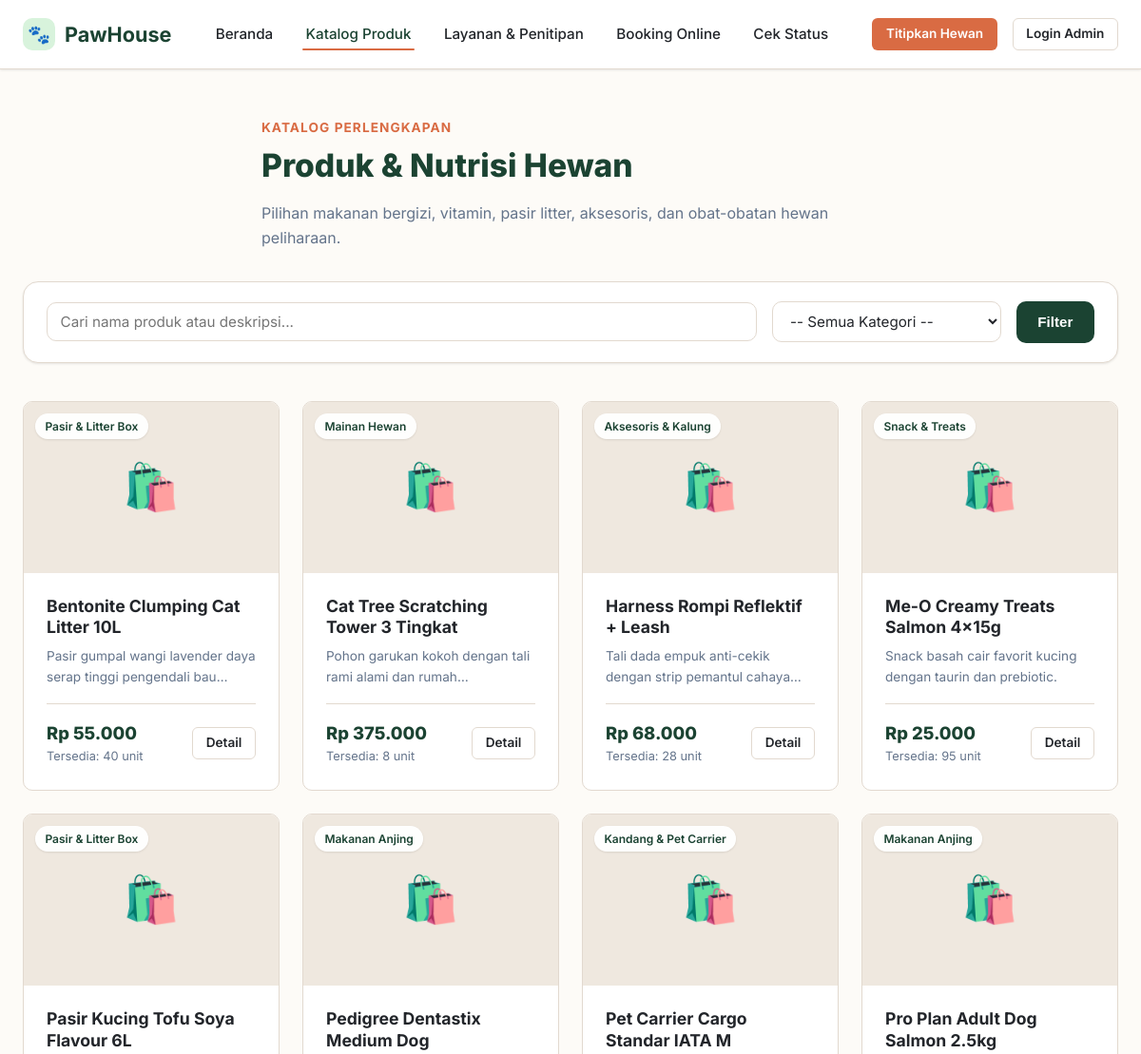
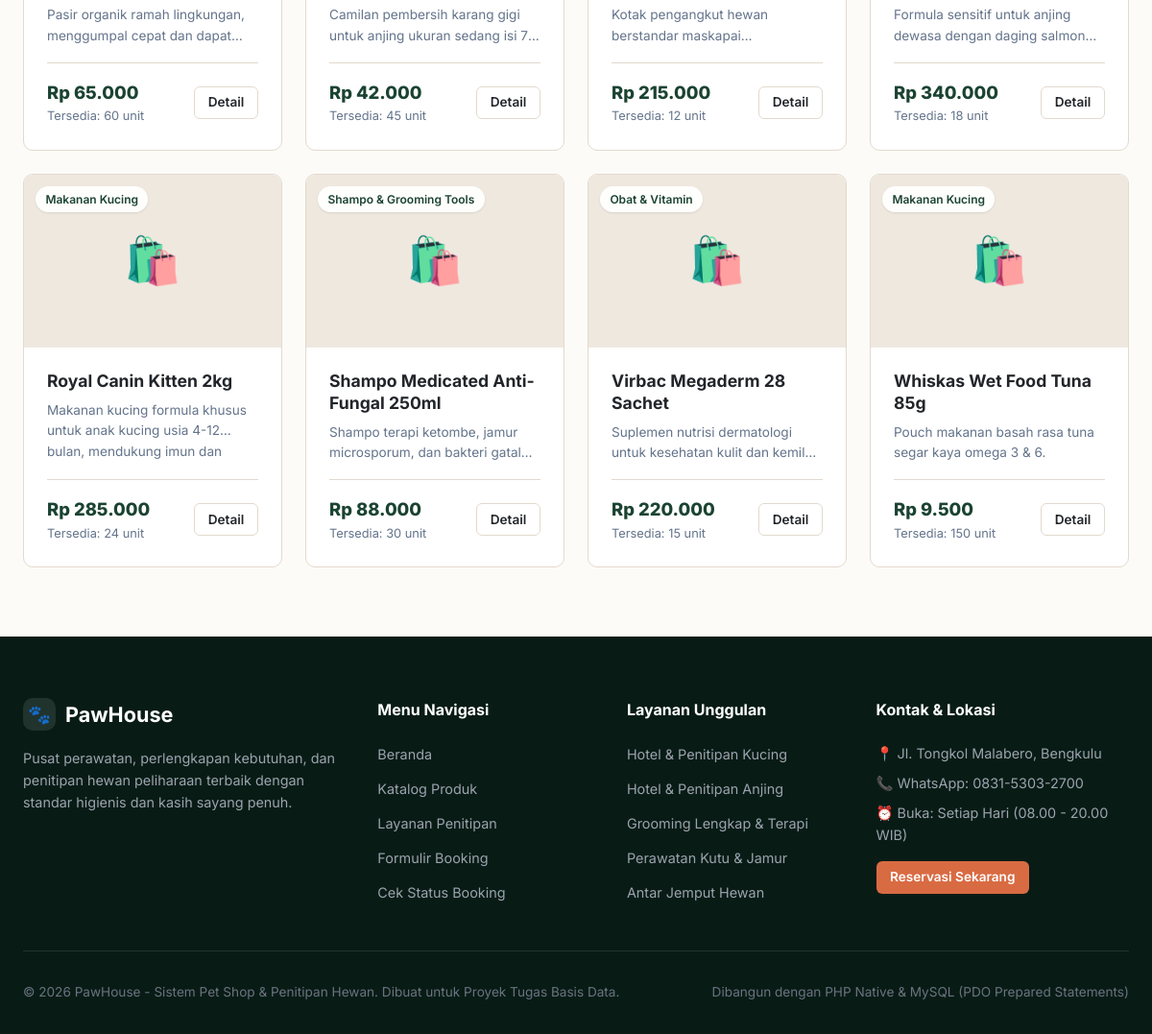
Screenshot of /public/products.php with the database file from the repository (2 pictures, top to bottom).
### tables this page shows
CREATE TABLE `products` (
  `id` INT AUTO_INCREMENT PRIMARY KEY,
  `category_id` INT NOT NULL,
  `name` VARCHAR(150) NOT NULL,
  `description` TEXT NULL,
  `price` DECIMAL(12,2) NOT NULL,
  `stock` INT NOT NULL DEFAULT 0,
  `image` VARCHAR(255) NULL,
  `created_at` TIMESTAMP DEFAULT CURRENT_TIMESTAMP,
  CONSTRAINT `fk_products_category` FOREIGN KEY (`category_id`) 
    REFERENCES `categories` (`id`) ON UPDATE CASCADE ON DELETE RESTRICT
);

CREATE TABLE `categories` (
  `id` INT AUTO_INCREMENT PRIMARY KEY,
  `name` VARCHAR(100) NOT NULL,
  `description` TEXT NULL,
  `created_at` TIMESTAMP DEFAULT CURRENT_TIMESTAMP
);

### config/database.php (called while the page is built, shortened)
<?php
function base_url(string $path = ''): string {
    return BASE_URL . ($path ? '/' . ltrim($path, '/') : '');
}

### includes/functions.php (called while the page is built, shortened)
<?php
function e(?string $value): string {
    return htmlspecialchars((string)$value, ENT_QUOTES, 'UTF-8');
}
function format_rupiah($amount): string {
    return 'Rp ' . number_format((float)$amount, 0, ',', '.');
}

### public/products.php (the view, shortened to what this page needs)
<?php
require_once __DIR__ . '/../config/database.php';
require_once __DIR__ . '/../includes/functions.php';
$pdo = db();
$search = trim($_GET['q'] ?? '');
$sql = "
    SELECT p.*, c.name AS category_name
    FROM products p
    JOIN categories c ON p.category_id = c.id
    WHERE 1=1
";
$params = [];
$sql .= " ORDER BY p.name ASC";
$stmt = $pdo->prepare($sql);
$stmt->execute($params);
$products = $stmt->fetchAll();
require_once __DIR__ . '/../includes/header.php';
?>
<div class="section" style="padding-top: 3rem;">
    <div class="container">
        <div class="section-header" style="text-align: left; margin-bottom: 2rem;">
            <span class="section-subtitle">Katalog Perlengkapan</span>
            <h1 class="section-title">Produk & Nutrisi Hewan</h1>
            <p class="section-desc">Pilihan makanan bergizi, vitamin, pasir litter, aksesoris, dan obat-obatan hewan peliharaan.</p>
        </div>
        <div class="form-card" style="padding: 1.25rem 1.5rem; margin-bottom: 2.5rem;">
            <form action="<?= base_url('public/products.php') ?>" method="GET" style="display: flex; gap: 1rem; flex-wrap: wrap; align-items: center;">
                <div style="flex: 1; min-width: 240px;">
                    <input type="text" name="q" class="form-control" placeholder="Cari nama produk atau deskripsi..." value="<?= e($search) ?>">
                </div>
                <div style="min-width: 200px;">
                    <select name="category_id" class="form-control">
                        <option value="">-- Semua Kategori --</option>
                    </select>
                </div>
                <button type="submit" class="btn btn-primary">Filter</button>
            </form>
        </div>
        <?php if (empty($products)): ?>
            <div class="card" style="padding: 4rem 2rem; text-align: center; color: var(--color-text-muted);">
                <div style="font-size: 3rem; margin-bottom: 1rem;">🔍</div>
                <h3 style="color: var(--color-primary); margin-bottom: 0.5rem;">Produk Tidak Ditemukan</h3>
                <p>Tidak ada produk yang cocok dengan kata kunci pencarian atau kategori yang Anda pilih.</p>
                <div style="margin-top: 1.5rem;">
                    <a href="<?= base_url('public/products.php') ?>" class="btn btn-primary btn-sm">Lihat Semua Produk</a>
                </div>
            </div>
        <?php else: ?>
            <div class="grid-4">
                <?php foreach ($products as $prod): ?>
                    <div class="card product-card">
                        <div class="card-thumb">
                            <span class="category-pill"><?= e($prod['category_name']) ?></span>
                            <div class="product-thumb-placeholder">🛍️</div>
                        </div>
                        <div class="card-body">
                            <h3 class="product-title"><?= e($prod['name']) ?></h3>
                            <p class="product-desc"><?= e($prod['description']) ?></p>
                            <div class="product-meta">
                                <div>
                                    <div class="product-price"><?= format_rupiah($prod['price']) ?></div>
                                    <div class="product-stock">Tersedia: <?= e($prod['stock']) ?> unit</div>
                                </div>
                                <a href="<?= base_url('public/product-detail.php?id=' . $prod['id']) ?>" class="btn btn-outline btn-sm">Detail</a>
                            </div>
                        </div>
                    </div>
                <?php endforeach; ?>
            </div>
        <?php endif; ?>
    </div>
</div>
<?php require_once __DIR__ . '/../includes/footer.php'; ?>

### rows the page displays
products: category.name "Pasir & Litter Box", name "Bentonite Clumping Cat Litter 10L", description "Pasir gumpal wangi lavender daya serap tinggi pengendali…", price "Rp 55.000", stock "40"
products: category.name "Mainan Hewan", name "Cat Tree Scratching Tower 3 Tingkat", description "Pohon garukan kokoh dengan tali rami alami dan…", price "Rp 375.000", stock "8"
products: category.name "Aksesoris & Kalung", name "Harness Rompi Reflektif + Leash", description "Tali dada empuk anti-cekik dengan strip pemantul…", price "Rp 68.000", stock "28"
products: category.name "Snack & Treats", name "Me-O Creamy Treats Salmon 4x15g", description "Snack basah cair favorit kucing dengan taurin dan prebiotic.", price "Rp 25.000", stock "95"
products: category.name "Pasir & Litter Box", name "Pasir Kucing Tofu Soya Flavour 6L", description "Pasir organik ramah lingkungan, menggumpal cepat dan…", price "Rp 65.000", stock "60"
products: category.name "Makanan Anjing", name "Pedigree Dentastix Medium Dog", description "Camilan pembersih karang gigi untuk anjing ukuran sedang isi…", price "Rp 42.000", stock "45"
products: category.name "Kandang & Pet Carrier", name "Pet Carrier Cargo Standar IATA M", description "Kotak pengangkut hewan berstandar…", price "Rp 215.000", stock "12"
products: category.name "Makanan Anjing", name "Pro Plan Adult Dog Salmon 2.5kg", description "Formula sensitif untuk anjing dewasa dengan daging…", price "Rp 340.000", stock "18"
products: category.name "Makanan Kucing", name "Royal Canin Kitten 2kg", description "Makanan kucing formula khusus untuk anak kucing usia 4-12 bulan, mendukung imun…", price "Rp 285.000", stock "24"
products: category.name "Shampo & Grooming Tools", name "Shampo Medicated Anti-Fungal 250ml", description "Shampo terapi ketombe, jamur microsporum, dan bakteri…", price "Rp 88.000", stock "30"
products: category.name "Obat & Vitamin", name "Virbac Megaderm 28 Sachet", description "Suplemen nutrisi dermatologi untuk kesehatan kulit dan…", price "Rp 220.000", stock "15"
products: category.name "Makanan Kucing", name "Whiskas Wet Food Tuna 85g", description "Pouch makanan basah rasa tuna segar kaya omega 3 & 6.", price "Rp 9.500", stock "150"
